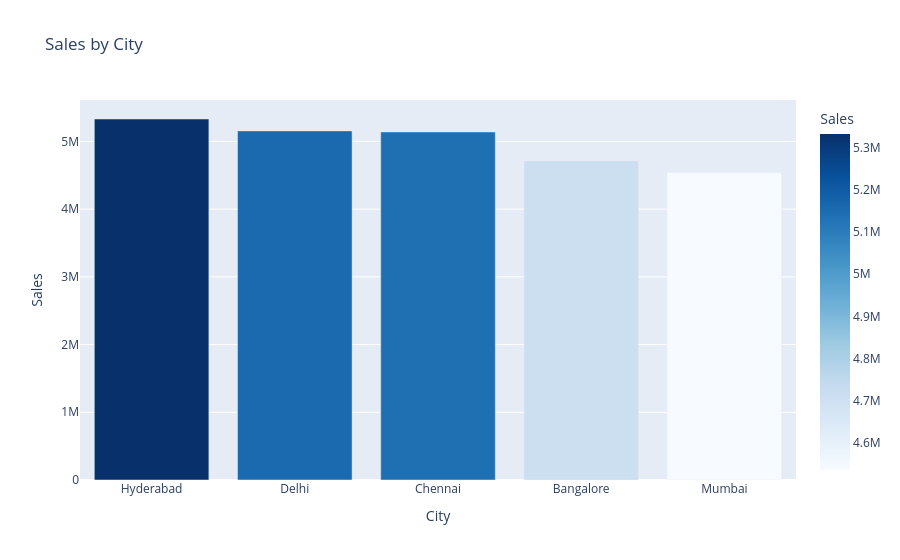

Here is the notebook cell this chart was saved with:
### Code cell
city = df.groupby('City')['Sales'].sum().sort_values(ascending=False).reset_index()
fig = px.bar(city,
             x='City',
             y='Sales',
             title='Sales by City',
             color='Sales',
             color_continuous_scale='Blues')
fig.show()
print("City analysis done!")

### Figure 1 — Plotly figure (JSON) as saved in the notebook; plotly's stock layout.template omitted (floating-point values rounded to 4 significant figures)
{"data": [{"hovertemplate": "City=%{x}<br>Sales=%{marker.color}<extra></extra>", "legendgroup": "", "marker": {"color": [5332000.0, 5156000.0, 5141000.0, 4713000.0, 4537000.0], "coloraxis": "coloraxis", "pattern": {"shape": ""}}, "name": "", "orientation": "v", "showlegend": false, "textposition": "auto", "type": "bar", "x": ["Hyderabad", "Delhi", "Chennai", "Bangalore", "Mumbai"], "xaxis": "x", "y": [5332000.0, 5156000.0, 5141000.0, 4713000.0, 4537000.0], "yaxis": "y"}], "layout": {"barmode": "relative", "coloraxis": {"colorbar": {"title": {"text": "Sales"}}, "colorscale": [[0, "rgb(247,251,255)"], [0.125, "rgb(222,235,247)"], [0.25, "rgb(198,219,239)"], [0.375, "rgb(158,202,225)"], [0.5, "rgb(107,174,214)"], [0.625, "rgb(66,146,198)"], [0.75, "rgb(33,113,181)"], [0.875, "rgb(8,81,156)"], [1, "rgb(8,48,107)"]]}, "legend": {"tracegroupgap": 0}, "title": {"text": "Sales by City"}, "xaxis": {"anchor": "y", "domain": [0, 1], "title": {"text": "City"}}, "yaxis": {"anchor": "x", "domain": [0, 1], "title": {"text": "Sales"}}}}
